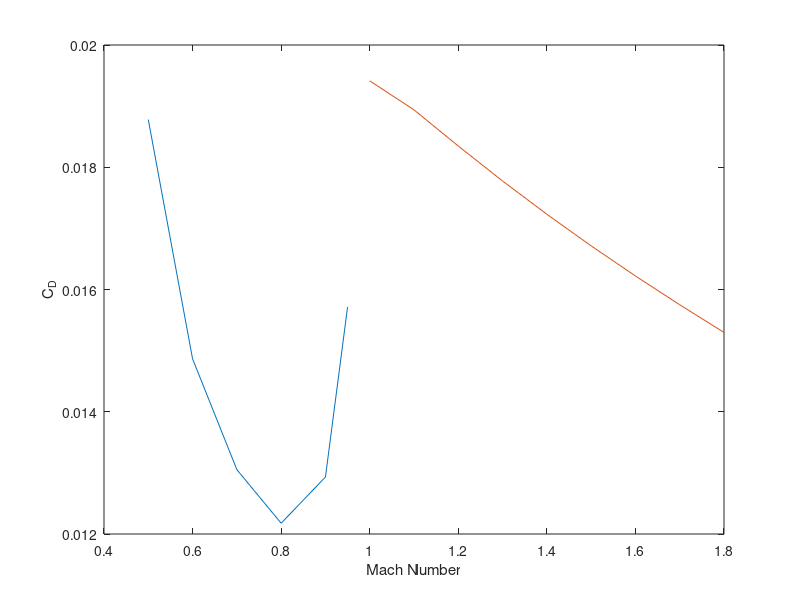

MATLAB code for this plot:
%%This script performs the drag buildup for subsonic, transonic, and
%%supersonic flight regimes
clear all
%DATCOM INPUTS:
%M_sub = [0.3, 0.4, 0.5, 0.6, 0.7, 0.8, 0.9, 0.95];
M_sup = [1.0, 1.1, 1.2, 1.3, 1.4, 1.5, 1.6, 1.7, 1.8];
M_sub = [0.5, 0.6, 0.7, 0.8, 0.9, 0.95];
%CL_sub = [0.5876, 0.33052, 0.21153, 0.1469, 0.10793, 0.08263, 0.06529, 0.0586];
CL_sup = [0.05288, 0.04371, 0.03672, 0.03129, 0.02698, 0.0235, 0.02066, 0.0183, 0.01632];
CL_sub = [0.21153, 0.1469, 0.10793, 0.08263, 0.06529, 0.0586];

%% Subsonic Drag Buildup (0<Mcr<.95)
%Inputs
pcl = 0.8;                       %Placeholder, percentage of chord that has laminar flow
Rw = 5.5;                       %Placeholder, ratio of Swet/Sref (5.5 from Howe book)
Af = .93;                       %Placeholder for airfoil factor (.93 for high-tech)
t_c = .03;                      %Placeholder 3 percent thickness for transonic (from patent)
Tf = 1.1;                       %Type factor, 1.1 for streamlined vehicle
AR = 2.7563;                    %AS2 aspect ratio
Ne = 3;                         %Number of engines
TR = 0.43847;                   %Taper Ratio
S = 125.42;                     %Sref (in m^2 from Figure 6.1 Howe)

%Drag Calc's
tau = (Rw-2)/Rw + 1.9/Rw*(1+.526*(t_c/.25)^3);      %should be close to 1
f_lam = .005*(1 + 1.5*(TR - .6)^2);                   %Taper Ratio Function, close to .0062
CDz_sub = 0.005.*(1-(2*pcl/Rw))*tau.*(1 - 0.2.*M_sub + 0.12.*(M_sub/(Af - t_c)).^20)*Rw*Tf*S^-0.1;
CDi_sub = CL_sub.^2.*((1+.12*M_sub.^6)./(pi*AR)*(1+(.142 + f_lam*AR*(10*t_c)^.33) + 0.1*(3*Ne+1)/(4+AR)^.8));

CD_sub = CDz_sub + CDi_sub;
figure(1)
plot(M_sub, CD_sub); hold on
xlabel('Mach Number'); ylabel('C_{D}');
% figure(2)
% plot(Mcr_sub, CDz_sub); hold on
% xlabel('Mach Number'); ylabel('C_{D0}');

%% Supersonic Drag Buildup
%Inputs
l = 51.8;                       %Length in meters
d = 2.635;                      %Max diameter in meters
S_l = S/(l^2);                  %Term in eq
fine = l/d;                     %Fineness/Slenderness Ratio
Ko = 1.25;                       %1.0 for ideal area distribution, 1.25 for SS airliner
Kf = 1.7;                       %1.7 for Ko = 1.25
Kw = 0.2;                       %From Howe for uncambered airfoil

%Drag Calc's
CDw = Ko/(fine^2)*(9.4*Kf/((fine^2)*(S_l)) + 1.2*((Kf/AR)^.5)*(S_l^.5)*(t_c/.05)).*(1 + .034.*(3 - M_sup).^3.5);
CDz_sup = .005.*(1 - 0.2.*M_sup)*tau*Rw*Tf*S^-.1 + CDw;
CDi_sup = CL_sup.^2.*(0.24/AR + Kw.*(M_sup.^2 - 1).^0.5);

CD_sup = CDz_sup + CDi_sup;
figure(1)
plot(M_sup, CD_sup); hold on
xlabel('Mach Number'); ylabel('C_{D}');
% figure(2)
% plot(Mcr_sup, CDz_sup); hold on
% xlabel('Mach Number'); ylabel('C_{D0}');
